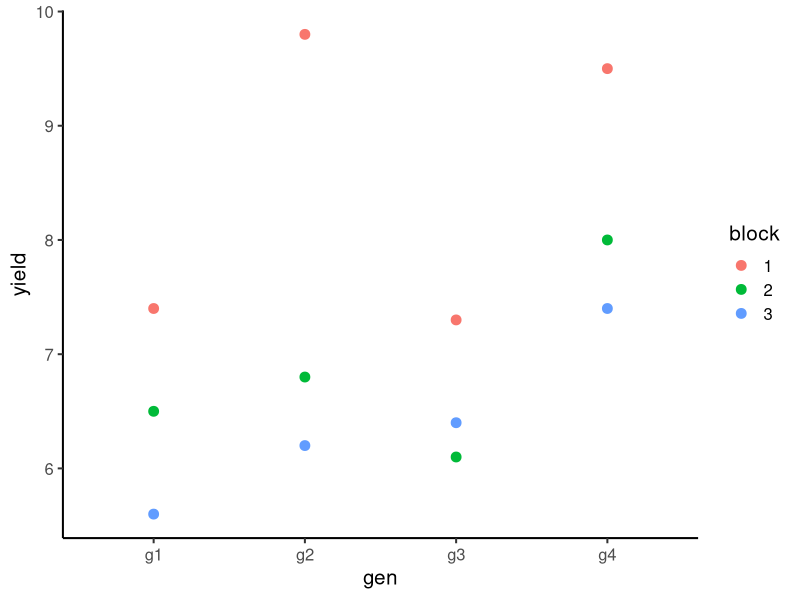

Write the R code that produced this figure. (Note: this script raises an error after producing the figure.)
library(tidyverse)
library(emmeans)
library(lme4)

# RCBD
# 4 gens
# 3 blocks
# 12 observations
data <- read.csv("data/example_1.csv") |>
  mutate(gen = as.factor(gen), block = as.factor(block))
head(data)
str(data)

# Visualization
data |>
  ggplot(aes(x = gen, y = yield, color = block)) +
  geom_point(size = 3) +
  theme_classic(base_size = 15)

# Mean by genotype
data |>
  group_by(gen) |>
  summarise(m = mean(yield))

# Mean by block
data |>
  group_by(block) |>
  summarise(m = mean(yield))

# Overall mean
data |>
  summarise(m = mean(yield))

# -------------------------------------------------------------------------
# Linear-Models -----------------------------------------------------------
# -------------------------------------------------------------------------

n <- 12
n_blks <- 3
n_gens <- 4

# Intercept ---------------------------------------------------------------

ff <- yield ~ 1
str(m <- model.frame(ff, data))
ones <- model.matrix(ff, m)
X <- model.matrix(ff, m)
y <- matrix(data[, "yield"])
print(X)
print(y)

# Betas (mu)
Xty <- t(X) %*% y
XtX <- t(X) %*% X
qr(XtX)$rank
XtX_inv <- solve(XtX)
beta_mu <- XtX_inv %*% Xty
beta_mu
y_hat <- X %*% beta_mu
errors <- y - y_hat
SSE_mu <- sum(errors^2)
SSE_mu

# Block -------------------------------------------------------------------

ff <- yield ~ block
str(m <- model.frame(ff, data))
X <- model.matrix(ff, m)
y <- matrix(data[, "yield"])
print(X)
print(y)

# Betas (block)
Xty <- t(X) %*% y
XtX <- t(X) %*% X
qr(XtX)$rank
XtX_inv <- solve(XtX)
beta_blk <- XtX_inv %*% Xty
beta_blk
y_hat <- X %*% beta_blk
errors <- y - y_hat
SSE_blk <- sum(errors^2)
SSE_blk

# Genotype ----------------------------------------------------------------

ff <- yield ~ -1 + gen
str(m <- model.frame(ff, data))
X <- model.matrix(ff, m)
y <- matrix(data[, "yield"])
print(X)
print(y)

# Betas (genotype)
Xty <- t(X) %*% y
XtX <- t(X) %*% X
qr(XtX)$rank
XtX_inv <- solve(XtX)
beta_gen <- XtX_inv %*% Xty
beta_gen
y_hat <- X %*% beta_gen
errors <- y - y_hat
SSE_gen <- sum(errors^2)
SSE_gen

# All effects -------------------------------------------------------------

ff <- yield ~ 1 + block + gen
str(m <- model.frame(ff, data))
X <- model.matrix(ff, m)
y <- matrix(data[, "yield"])
print(X)
print(y)

# Betas
Xty <- t(X) %*% y
XtX <- t(X) %*% X
qr(XtX)$rank
XtX_inv <- solve(XtX)
beta <- XtX_inv %*% Xty
beta
y_hat <- X %*% beta
errors <- y - y_hat
SSE <- sum(errors^2)
SSE

# Reduction in SS if a factor is added
SSE_mu
SSE_mu - SSE_blk
SSE_mu - SSE_gen
SSE

# Sigma
y_hat <- X %*% beta
errors <- y - y_hat
SSE <- sum(errors^2)
sigma_2 <- SSE / (n - 6)
sigma_2

# Using 'lm'
mod <- lm(formula = yield ~ 1 + block + gen, data = data)
mod
anova(mod)
vcov(mod)
XtX_inv * sigma_2

# SST
SST <- t(y - beta_mu[1]) %*% (y - beta_mu[1])
SST

# -------------------------------------------------------------------------

# Number of effects
n_coef <- length(beta)
n_coef

# Overall mean
beta[1] + sum(c(0, beta[2:3])) / 3 + sum(c(0, beta[4:6])) / 4
beta_mu

# What about the gen missing level?
print(beta)
gens <- c("geng1" = 0, beta[4:6, ])
gens <- beta[1] + sum(c(0, beta[2:3])) / 3 + gens
gens

# What about the block missing level?
print(beta)
blks <- c("block1" = 0, beta[2:3, ])
blks <- beta[1] + sum(c(0, beta[4:6])) / 4 + blks
blks

# From the model
emmeans(mod, ~gen)
sqrt(XtX_inv[4:6, 4:6] * sigma_2)
emmeans(mod, pairwise ~ gen)

sqrt(sigma_2/3 + sigma_2/3)

# -------------------------------------------------------------------------
# asreml ------------------------------------------------------------------
# -------------------------------------------------------------------------

asreml.options(Cfixed = TRUE)
mod_asr <- asreml(fixed = y ~ block + gen, data = data)
summary(mod_asr)

# Coefficients
mod_asr$coefficients$fixed
mod_asr$Cfixed
preds <- predict(mod_asr, classify = "gen", vcov = TRUE, sed = TRUE)
preds$pvals
preds$vcov
preds$sed
sqrt(sigma_2 / 3) # SE of the BLUE
sqrt(sigma_2 / 3 + sigma_2 / 3) # SE of the difference
